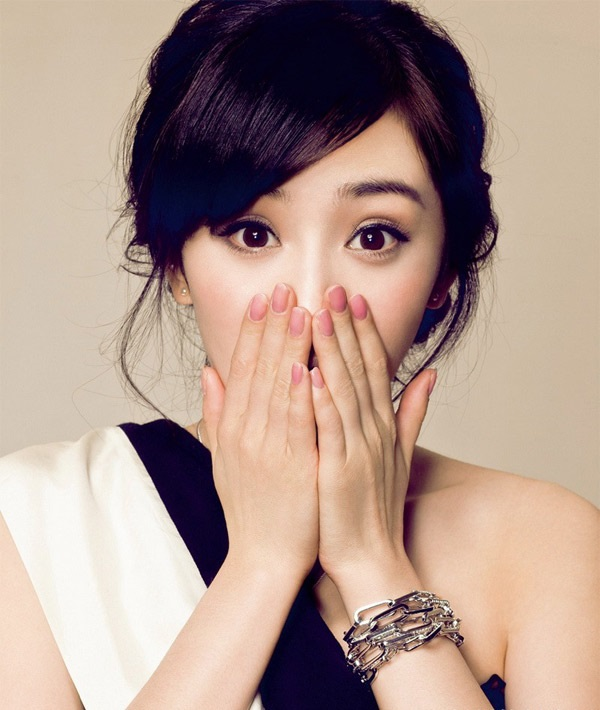
#> input picture lesson-06/1.jpg, 600 x 710 px
$ python mosaic_test.py
#> lines starting #> are read from the running program, lines starting #| are printed output that depends on the picture
from PIL import Image, ImageDraw
import numpy as np
from matplotlib.colors import rgb_to_hsv, hsv_to_rgb
import math


def rand(a=0, b=1):
    return np.random.rand() * (b - a) + a


def merge_bboxes(bboxes, cutx, cuty):
    merge_bbox = []
    for i in range(len(bboxes)):
        for box in bboxes[i]:
            tmp_box = []
            x1, y1, x2, y2 = box[0], box[1], box[2], box[3]

            if i == 0:
                if y1 > cuty or x1 > cutx:
                    continue
                if y2 >= cuty and y1 <= cuty:
                    y2 = cuty
                    if y2 - y1 < 5:
                        continue
                if x2 >= cutx and x1 <= cutx:
                    x2 = cutx
                    if x2 - x1 < 5:
                        continue
            if i == 1:
                if y2 < cuty or x1 > cutx:
                    continue
                if y2 >= cuty and y1 <= cuty:
                    y1 = cuty
                    if y2 - y1 < 5:
                        continue
                if x2 >= cutx and x1 <= cutx:
                    x2 = cutx
                    if x2 - x1 < 5:
                        continue
            if i == 2:
                if y2 < cuty or x2 < cutx:
                    continue
                if y2 >= cuty and y1 <= cuty:
                    y1 = cuty
                    if y2 - y1 < 5:
                        continue
                if x2 >= cutx and x1 <= cutx:
                    x1 = cutx
                    if x2 - x1 < 5:
                        continue
            if i == 3:
                if y1 > cuty or x2 < cutx:
                    continue
                if y2 >= cuty and y1 <= cuty:
                    y2 = cuty
                    if y2 - y1 < 5:
                        continue
                if x2 >= cutx and x1 <= cutx:
                    x1 = cutx
                    if x2 - x1 < 5:
                        continue
            tmp_box.append(x1)
            tmp_box.append(y1)
            tmp_box.append(x2)
            tmp_box.append(y2)
            tmp_box.append(box[-1])
            merge_bbox.append(tmp_box)
    return merge_bbox


def get_random_data(annotation_line, input_shape, random=True, hue=.1, sat=1.5, val=1.5, proc_img=True):
    '''random preprocessing for real-time data augmentation'''
#> called with random = True, hue = 0.1, sat = 1.5, val = 1.5, proc_img = True
    h, w = input_shape
    min_offset_x = 0.4
    min_offset_y = 0.4
    scale_low = 1 - min(min_offset_x, min_offset_y)
    scale_high = scale_low + 0.2
    image_datas = []
    box_datas = []
    index = 0
    place_x = [0, 0, int(w * min_offset_x), int(w * min_offset_x)]
    place_y = [0, int(h * min_offset_y), int(w * min_offset_y), 0]
    for line in annotation_line:
        # 每一行进行分割
        line_content = line.split()
        # 打开图片
        image = Image.open(line_content[0])
#> image is the input picture: PIL image 600x710 RGB; mean R, G, B 174.7, 151, 140.6
        image = image.convert("RGB")
        # 图片的大小
        iw, ih = image.size
#> iw = 600; ih = 710
        # 保存框的位置
        box = np.array([np.array(list(map(int, box.split(',')))) for box in line_content[1:]])

        # image.save(str(index)+".jpg")
        # 是否翻转图片
        flip = rand() < .5
        if flip and len(box) > 0:
            image = image.transpose(Image.FLIP_LEFT_RIGHT)
            box[:, [0, 2]] = iw - box[:, [2, 0]]

        # 对输入进来的图片进行缩放
        new_ar = w / h
        scale = rand(scale_low, scale_high)
        if new_ar < 1:
            nh = int(scale * h)
            nw = int(nh * new_ar)
        else:
            nw = int(scale * w)
            nh = int(nw / new_ar)
        image = image.resize((nw, nh), Image.BICUBIC)
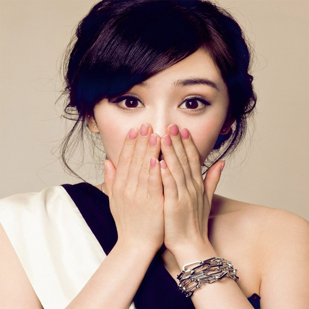
#> image: PIL image 309x309 RGB; mean R, G, B 174.7, 151, 140.6

        # 进行色域变换
        hue = rand(-hue, hue)
        sat = rand(1, sat) if rand() < .5 else 1 / rand(1, sat)
        val = rand(1, val) if rand() < .5 else 1 / rand(1, val)
        x = rgb_to_hsv(np.array(image) / 255.)
#> x: shape (309, 309, 3) float64; mean of channels 0, 1, 2 0.228, 0.351, 0.699
        x[..., 0] += hue
#> x: shape (309, 309, 3) float64; mean of channels 0, 1, 2 0.249, 0.351, 0.699
        x[..., 0][x[..., 0] > 1] -= 1
#> x: shape (309, 309, 3) float64; mean of channels 0, 1, 2 0.243, 0.351, 0.699
        x[..., 0][x[..., 0] < 0] += 1
        x[..., 1] *= sat
#> x: shape (309, 309, 3) float64; mean of channels 0, 1, 2 0.243, 0.289, 0.699
        x[..., 2] *= val
#> x: shape (309, 309, 3) float64; mean of channels 0, 1, 2 0.243, 0.289, 0.574
        x[x > 1] = 1
        x[x < 0] = 0
        image = hsv_to_rgb(x)
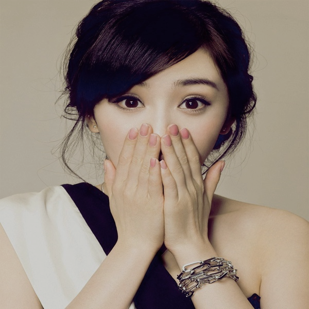
#> image: shape (309, 309, 3) float64; mean R, G, B 0.566, 0.513, 0.473

        image = Image.fromarray((image * 255).astype(np.uint8))
#> image: PIL image 309x309 RGB
        # 将图片进行放置，分别对应四张分割图片的位置
        dx = place_x[index]
        dy = place_y[index]
        new_image = Image.new('RGB', (w, h), (128, 128, 128))
#> new_image: PIL image 416x416 RGB; every value is 128
        new_image.paste(image, (dx, dy))
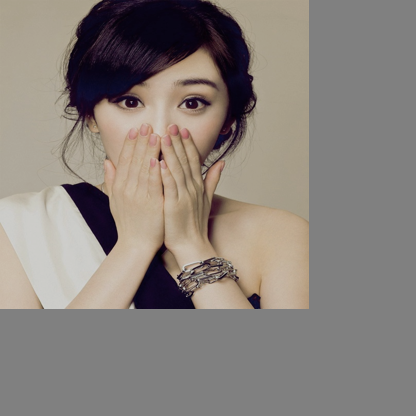
#> new_image: PIL image 416x416 RGB; mean R, G, B 136.7, 129.3, 123.6
        image_data = np.array(new_image) / 255
        # Image.fromarray((image_data*255).astype(np.uint8)).save(str(index)+"distort.jpg")
        index = index + 1
        box_data = []
        # 对box进行重新处理
        if len(box) > 0:
            np.random.shuffle(box)
            box[:, [0, 2]] = box[:, [0, 2]] * nw / iw + dx
            box[:, [1, 3]] = box[:, [1, 3]] * nh / ih + dy
            box[:, 0:2][box[:, 0:2] < 0] = 0
            box[:, 2][box[:, 2] > w] = w
            box[:, 3][box[:, 3] > h] = h
            box_w = box[:, 2] - box[:, 0]
            box_h = box[:, 3] - box[:, 1]
            box = box[np.logical_and(box_w > 1, box_h > 1)]
            box_data = np.zeros((len(box), 5))
            box_data[:len(box)] = box

        image_datas.append(image_data)
        box_datas.append(box_data)

        img = Image.fromarray((image_data * 255).astype(np.uint8))
        for j in range(len(box_data)):
            thickness = 3
            left, top, right, bottom = box_data[j][0:4]
            draw = ImageDraw.Draw(img)
            for i in range(thickness):
                draw.rectangle([left + i, top + i, right - i, bottom - i], outline=(255, 255, 255))
        img.show()
#> pass 2 of the loop in get_random_data, `for line in annotation_line:`:
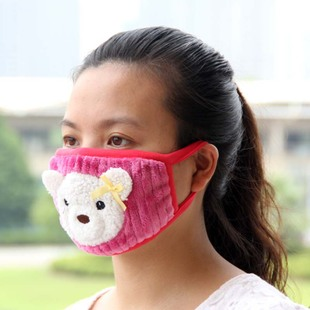
#> input picture lesson-06/2.jpg, 310 x 310 px
#> in get_random_data, image is the input picture: PIL image 310x310 RGB; mean R, G, B 179.4, 162, 151.5
#> in get_random_data, `image = hsv_to_rgb(x)`:
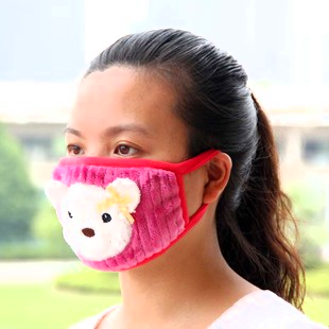
#> image: shape (329, 329, 3) float64; mean R, G, B 0.77, 0.679, 0.629
#> in get_random_data, `new_image.paste(image, (dx, dy))`:
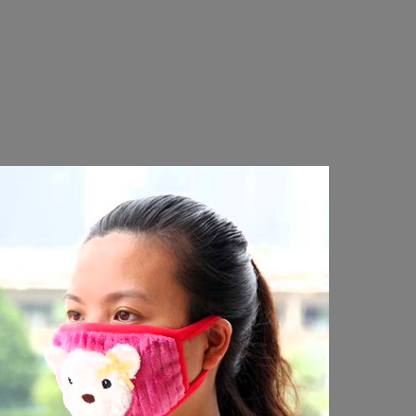
#> new_image: PIL image 416x416 RGB; mean R, G, B 158.6, 147.7, 145.6
#> pass 3 of the loop in get_random_data, `for line in annotation_line:`:
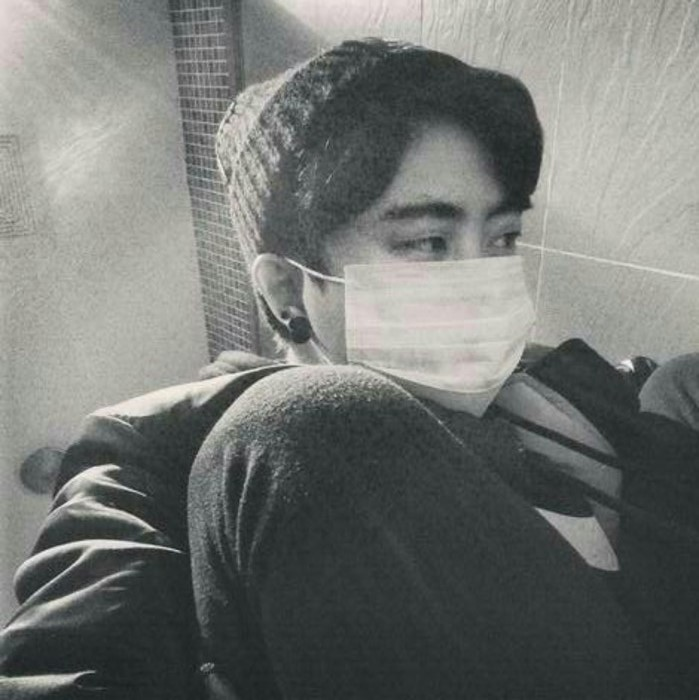
#> input picture lesson-06/3.jpg, 699 x 700 px
#> in get_random_data, image is the input picture: PIL image 699x700 RGB; mean R, G, B 114.2, 117.2, 114
#> in get_random_data, `image = hsv_to_rgb(x)`:
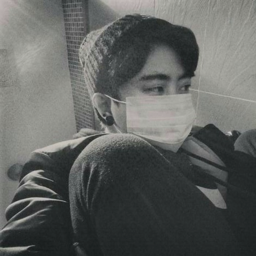
#> image: shape (256, 256, 3) float64; mean R, G, B 0.375, 0.385, 0.375
#> in get_random_data, `new_image.paste(image, (dx, dy))`:
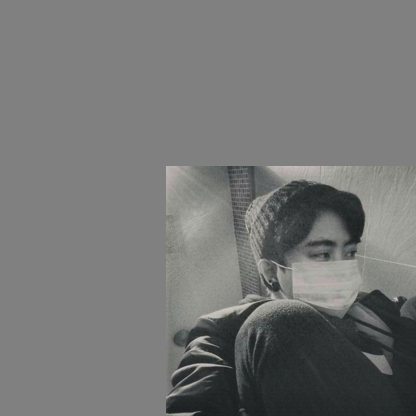
#> new_image: PIL image 416x416 RGB; mean R, G, B 116.7, 117.5, 116.6
#> the loop made 4 passes; the first 3 are shown

    # 将图片分割，放在一起
    cutx = np.random.randint(int(w * min_offset_x), int(w * (1 - min_offset_x)))
    cuty = np.random.randint(int(h * min_offset_y), int(h * (1 - min_offset_y)))

    new_image = np.zeros([h, w, 3])
    new_image[:cuty, :cutx, :] = image_datas[0][:cuty, :cutx, :]
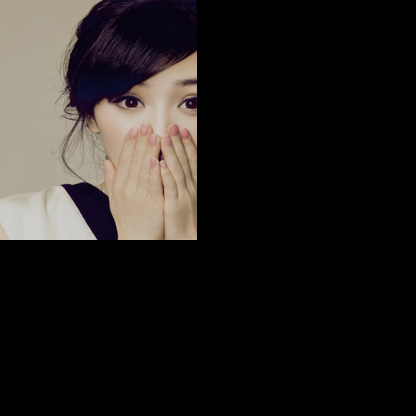
#> new_image: shape (416, 416, 3) float64; mean of channels 0, 1, 2 0.145, 0.131, 0.123; drawn as R, G, B
    new_image[cuty:, :cutx, :] = image_datas[1][cuty:, :cutx, :]
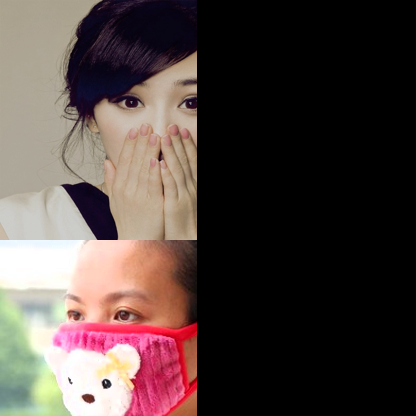
#> new_image: shape (416, 416, 3) float64; mean of channels 0, 1, 2 0.311, 0.26, 0.247; drawn as R, G, B
    new_image[cuty:, cutx:, :] = image_datas[2][cuty:, cutx:, :]
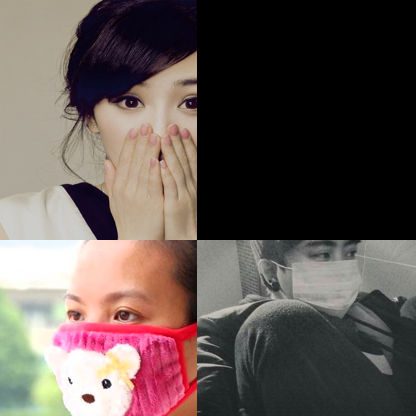
#> new_image: shape (416, 416, 3) float64; mean of channels 0, 1, 2 0.383, 0.335, 0.32; drawn as R, G, B
    new_image[:cuty, cutx:, :] = image_datas[3][:cuty, cutx:, :]
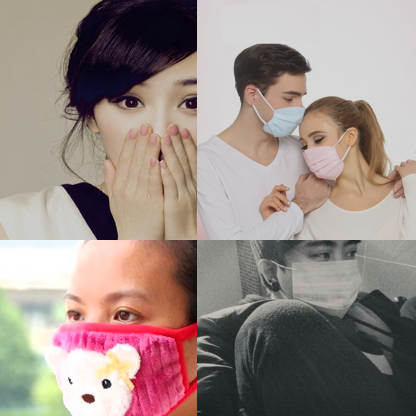
#> new_image: shape (416, 416, 3) float64; mean of channels 0, 1, 2 0.608, 0.547, 0.525; drawn as R, G, B

    # 对框进行进一步的处理
    new_boxes = merge_bboxes(box_datas, cutx, cuty)

    return new_image, new_boxes


def normal_(annotation_line, input_shape):
    '''random preprocessing for real-time data augmentation'''
    line = annotation_line.split()
    image = Image.open(line[0])
    box = np.array([np.array(list(map(int, box.split(',')))) for box in line[1:]])

    iw, ih = image.size
    image = image.transpose(Image.FLIP_LEFT_RIGHT)
    box[:, [0, 2]] = iw - box[:, [2, 0]]

    return image, box


if __name__ == "__main__":

    line = ['1.jpg','2.jpg','3.jpg','4.jpg']
    image_data, box_data = get_random_data(line, [416, 416])
    img = Image.fromarray((image_data * 255).astype(np.uint8))
    for j in range(len(box_data)):
        thickness = 3
        left, top, right, bottom = box_data[j][0:4]
        draw = ImageDraw.Draw(img)
        for i in range(thickness):
            draw.rectangle([left + i, top + i, right - i, bottom - i], outline=(255, 255, 255))
    img.show()
    # img.save("box_all.jpg")
